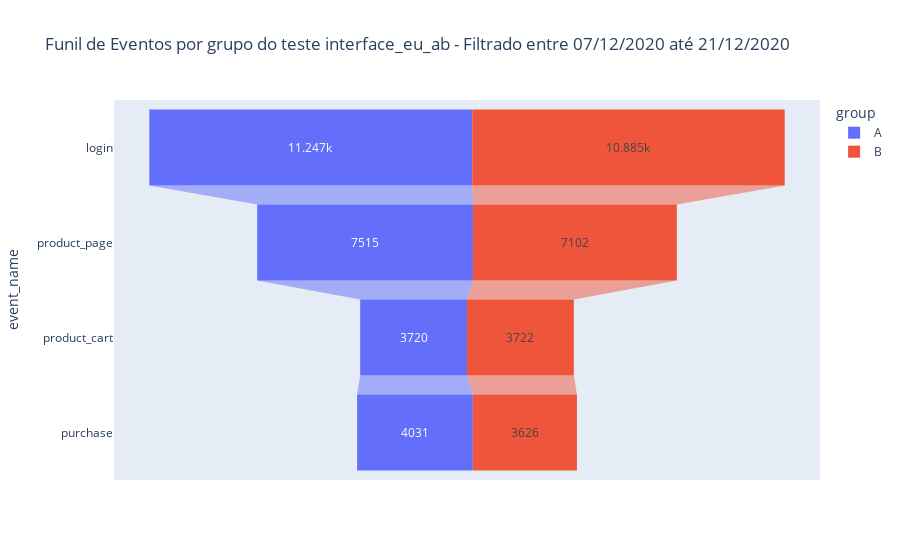

The notebook cell saved with this chart:
### Code cell
frequency = events_ab.query('date <= "2020-12-21" & ab_test == "interface_eu_test"').pivot_table(index=['event_name', 'group'],values='user_id',aggfunc='count').reset_index().sort_values('user_id',ascending= False)

frequency_filtered = frequency.reindex([0,1,4,5,2,3,6,7])


fig = px.funnel(frequency_filtered, x='user_id', y='event_name', color='group', title='Funil de Eventos por grupo do teste interface_eu_ab - Filtrado entre 07/12/2020 até 21/12/2020')
fig.show()

### Figure 1 — Plotly figure (JSON) as saved in the notebook; plotly's stock layout.template omitted (floating-point values rounded to 4 significant figures)
{"data": [{"hovertemplate": "group=A<br>user_id=%{x}<br>event_name=%{y}<extra></extra>", "legendgroup": "A", "marker": {"color": "#636efa"}, "name": "A", "orientation": "h", "showlegend": true, "type": "funnel", "x": [11247, 7515, 3720, 4031], "xaxis": "x", "y": ["login", "product_page", "product_cart", "purchase"], "yaxis": "y"}, {"hovertemplate": "group=B<br>user_id=%{x}<br>event_name=%{y}<extra></extra>", "legendgroup": "B", "marker": {"color": "#EF553B"}, "name": "B", "orientation": "h", "showlegend": true, "type": "funnel", "x": [10885, 7102, 3722, 3626], "xaxis": "x", "y": ["login", "product_page", "product_cart", "purchase"], "yaxis": "y"}], "layout": {"legend": {"title": {"text": "group"}, "tracegroupgap": 0}, "title": {"text": "Funil de Eventos por grupo do teste interface_eu_ab - Filtrado entre 07/12/2020 até 21/12/2020"}, "xaxis": {"anchor": "y", "domain": [0, 1], "title": {"text": "user_id"}}, "yaxis": {"anchor": "x", "domain": [0, 1], "title": {"text": "event_name"}}}}
